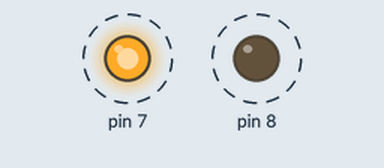
Recording of a sketch running on a simulated Arduino Uno, built with avr-gcc and run on an emulated ATmega328P. Shown: output pins drawn as LEDs (lit = HIGH). Dashed ring = blinking.

Above: at 0.1 s.
Timing chart, 0 to 3.0 s (numbered marks = the images above):
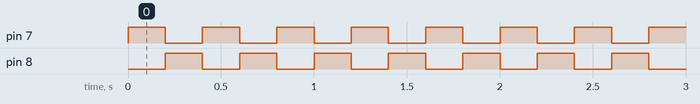

The sketch:

Police_Car.ino
```cpp
void setup()
 {
  pinMode(7,OUTPUT);
  pinMode(8,OUTPUT);
 }

void loop() {
   digitalWrite(7,HIGH);
   digitalWrite(8,LOW);
   delay(200);
   digitalWrite(7,LOW);
   digitalWrite(8,HIGH);
   delay(200);
}
```

Measured:
- by itself, pin 7, pin 8: alternates HIGH for 0.20 s and LOW for 0.20 s
